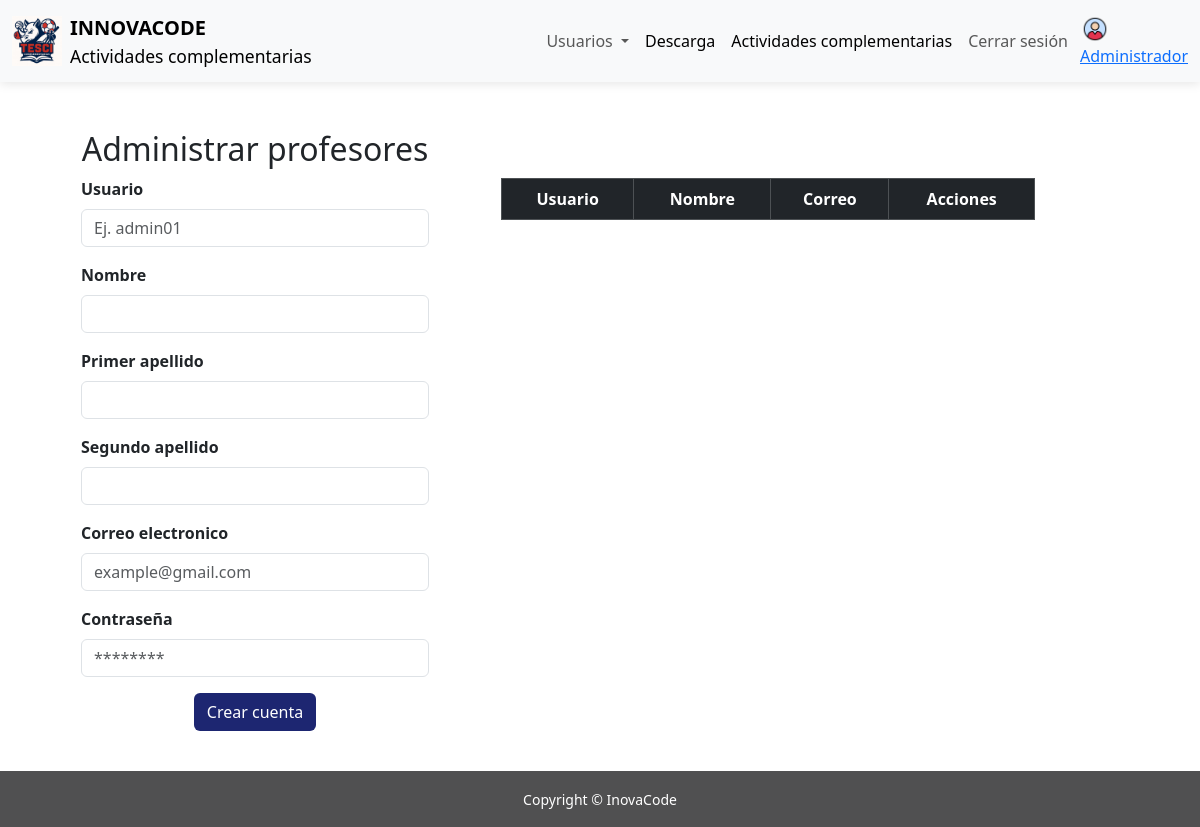
The page /inovacode/administrador/administrar-profesores.php on the database as committed earlier.
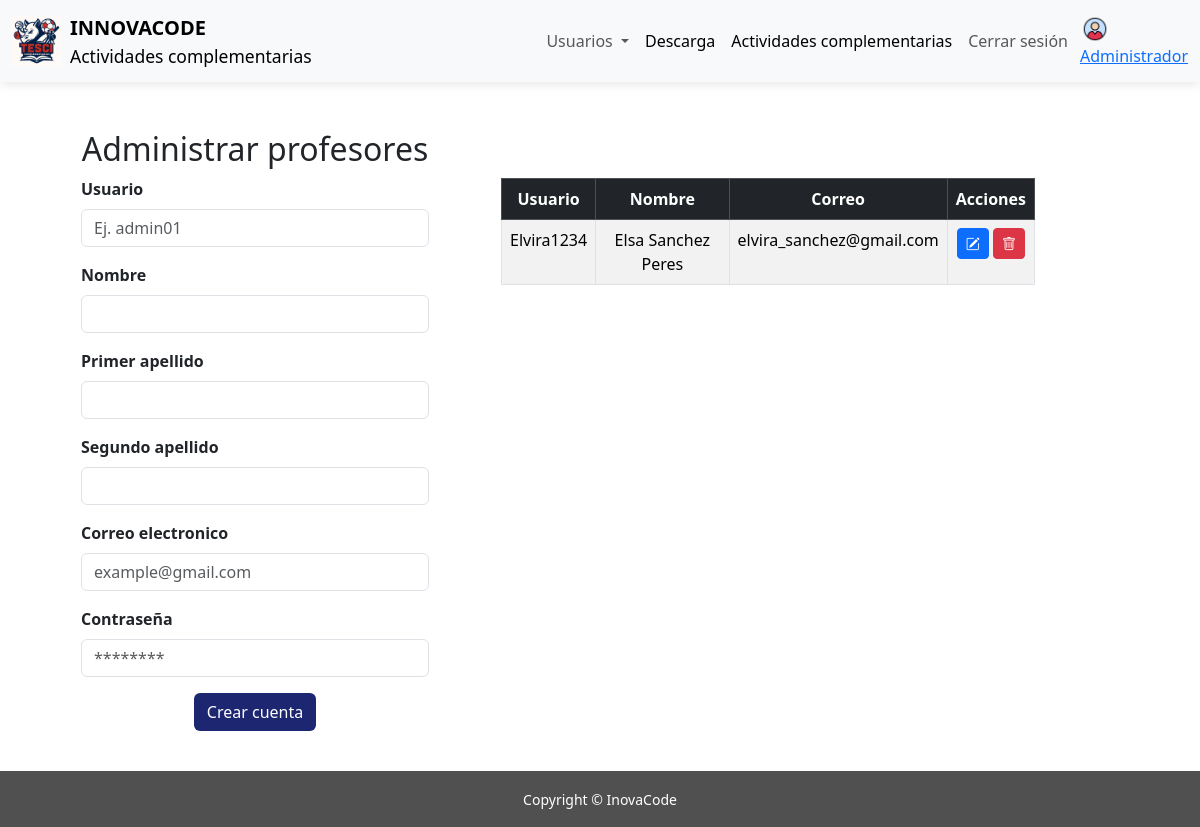
The same page on the database as committed later.
### tables this page shows
CREATE TABLE `profesores` (
  `id_profesor` int(11) NOT NULL,
  `nombre` varchar(50) NOT NULL,
  `apellido_paterno` varchar(50) NOT NULL,
  `apellido_materno` varchar(50) NOT NULL,
  `usuario` varchar(50) NOT NULL,
  `contrasena` varchar(200) NOT NULL,
  `correo` varchar(100) NOT NULL
);

### inovacode/php/crud-cuentas-profesores/tabla-profesores.php (called while the page is built, shortened)
<?php
function consultar_tabla_profesores(){
    $C=conectar();
    $consulta="select * from profesores";
    $res=$C->query($consulta);
    return $res;
}

### inovacode/administrador/administrar-profesores.php (the view, shortened to what the changed rows need)
<!DOCTYPE html>
<html lang="es">
<head>
    <link href="https://cdn.jsdelivr.net/npm/bootstrap@5.3.3/dist/css/bootstrap.min.css" rel="stylesheet">
    <link rel="stylesheet" href="https://cdn.jsdelivr.net/npm/bootstrap-icons@1.13.1/font/bootstrap-icons.min.css">
    <link rel="stylesheet" href="../css/estilos.css">
</head>
<body>
    <div class="container row justify-content-center mt-5 mb-5">
        <div class="text-center col-12 col-md-6 col-lg-4 me-5">
            <div class="text-center">
                <h2>Administrar profesores</h2>
            </div>
        </div>
        <div class="table-responsive mt-5 col-12 col-md-6">
            <?php require("../php/crud-cuentas-profesores/tabla-profesores.php"); ?>
            <table class="table table-bordered table-striped text-center">
                <thead class="table-dark">
                    <tr>
                        <th>Usuario</th>
                        <th>Nombre</th>
                        <th>Correo</th>
                        <th>Acciones</th>
                    </tr>
                </thead>
                <tbody>
                    <?php
                    $valores = consultar_tabla_profesores();
                    while ($p = $valores->fetch_assoc()) {
                    ?>
                        <tr>
                            <td><?php echo $p['usuario']; ?></td>
                            <td><?php echo $p['nombre'];?> <?php echo $p['apellido_paterno'];?> <?php echo $p['apellido_materno'];?></td>
                            <td><?php echo $p['correo']; ?></td>
                            <td>
                                <button
                                    class="btn btn-primary btn-sm editarBtn"
                                    data-id="<?php echo $p['id_profesor']; ?>"
                                    data-usuario="<?php echo $p['usuario']; ?>"
                                    data-nombre="<?php echo $p['nombre']; ?>"
                                    data-apellido1="<?php echo $p['apellido_paterno']; ?>"
                                    data-apellido2="<?php echo $p['apellido_materno']; ?>"
                                    data-correo="<?php echo $p['correo']; ?>"
                                    data-pass="<?php echo $p['contrasena']; ?>"
                                    data-bs-toggle="modal"
                                    data-bs-target="#editarModal">
                                    <i class="bi bi-pencil-square"></i>
                                </button>
                                <a href="../php/crud-cuentas-profesores/eliminar-profesor.php?ID=<?php echo $p['id_profesor']; ?>"
                                    class="btn btn-danger btn-sm"><i class="bi bi-trash"></i></a>
                            </td>
                        </tr>
                    <?php } ?>
                </tbody>
            </table>
        </div>
    </div>
</body>
</html>

Rows that differ between the two databases and show on the page:
added profesores: usuario "Elvira1234", nombre "Elsa", apellido_paterno "Sanchez", apellido_materno "Peres", correo "elvira_sanchez@gmail.com"
